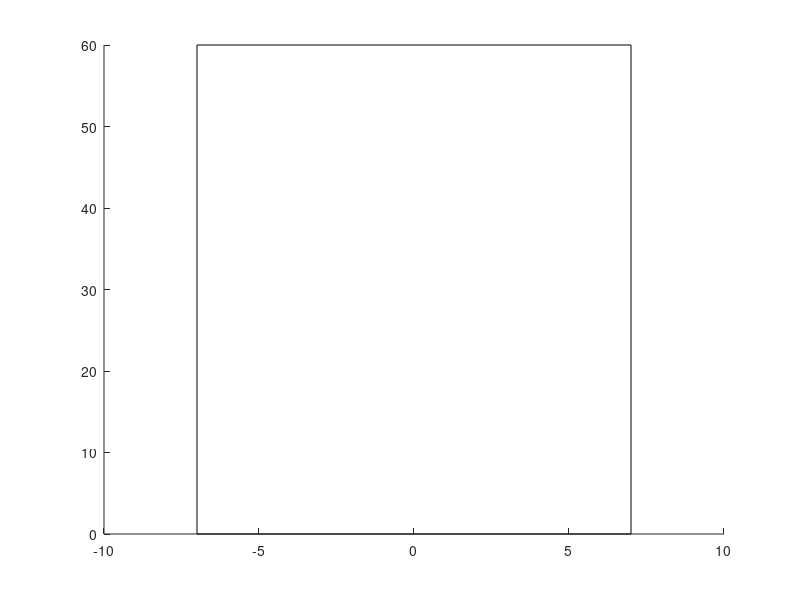

Write the MATLAB code that produced this figure. (Note: this script raises an error after producing the figure.)
function traffic_light()
    clc;
    state = 0;
    % draw a rectangle %
    rec = rectangle('position', [-7 0 14 60]);
    rec.FaceColor = 'black';
    rec.Curvature = 0.8;
    rec.LineWidth = 3;
    rec.EdgeColor = [0.5 0.5 0.5];
    xlim([-40 40]);
    ylim([-60 60]);    
    hold on;
    axis off;
    
    % draw the base %
    col_rec = rectangle('position', [-1 -40 2 40]);
    col_rec.FaceColor = 'black';
    base_rec = rectangle('position', [-15 -44 30 4]);
    base_rec.FaceColor = [0.2 0.2 0.5];
    base_rec.EdgeColor = 'blue';
    base_rec.LineWidth = 2;
    
    % draw the circles %
    red_cerc = rectangle('position', [-4 42 8 15], 'Curvature', [1 1]);
    red_cerc.FaceColor = [0.5 0.5 0.5];
    yellow_cerc = rectangle('position', [-4 22 8 15], 'Curvature', [1 1]);
    yellow_cerc.FaceColor = [0.5 0.5 0.5];
    green_cerc = rectangle('position', [-4 2 8 15], 'Curvature', [1 1]);
    green_cerc.FaceColor = [0.5 0.5 0.5];
    
    while true
        rectangle('position', [-1 -40 2 40]);
        if state == 0
            state = 1;
            red_cerc.FaceColor = 'red';
            yellow_cerc.FaceColor = [0.5 0.5 0.5];
            green_cerc.FaceColor = [0.5 0.5 0.5];
            pause(1);
        elseif state == 1
            state = 2;
            red_cerc.FaceColor = [0.5 0.5 0.5];
            yellow_cerc.FaceColor = 'yellow';
            green_cerc.FaceColor = [0.5 0.5 0.5];
            pause(1);
        elseif state == 2
            state = 0;
            red_cerc.FaceColor = [0.5 0.5 0.5];
            yellow_cerc.FaceColor = [0.5 0.5 0.5];
            green_cerc.FaceColor = 'green';
            pause(1);
        else
            break;
        end
    end
end